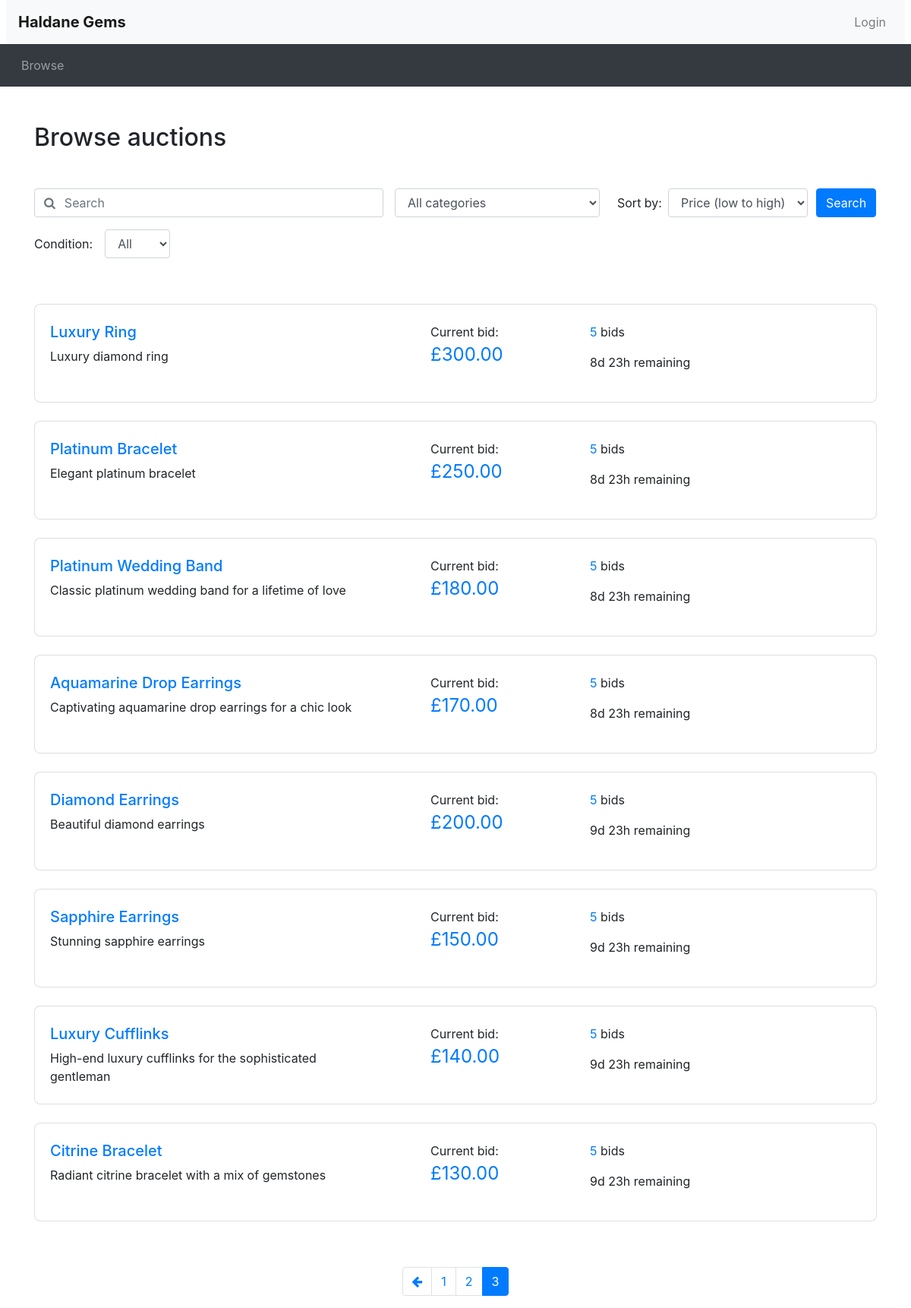
/browse.php?page=3, run on the app's committed database.
### tables this page shows
CREATE TABLE Auction (
   AuctionID INT PRIMARY KEY AUTO_INCREMENT,
   SellerID INT,
   ProductName VARCHAR(255) NOT NULL,
   Description TEXT,
   StartPrice DECIMAL(10, 2) NOT NULL,
   ReservePrice DECIMAL(10, 2) DEFAULT 0,
   StartDate DATETIME NOT NULL DEFAULT CURRENT_TIME,
   EndDate DATETIME NOT NULL,
   CurrentBid DECIMAL(10, 2),
   ProductCondition ENUM('New', 'Used') NOT NULL, 
   Status ENUM('Active', 'Expired', 'Sold') NOT NULL DEFAULT 'Active',
   Watchlist BOOLEAN DEFAULT FALSE,
   FOREIGN KEY (SellerID) REFERENCES Users(UserID) ON DELETE CASCADE ON UPDATE CASCADE
);

### utilities.php (the view, shortened to what this page needs)
<?php
function display_time_remaining($interval)
{
  if ($interval->days == 0 && $interval->h == 0) {
    $time_remaining = $interval->format('%im %Ss');
  } else if ($interval->days == 0) {
    $time_remaining = $interval->format('%hh %im');
  } else {
    $time_remaining = $interval->format('%ad %hh');
  }
  return $time_remaining;
}
function print_listing_li($auction_id, $title, $desc, $price, $num_bids, $end_time)
{
  if (strlen($desc) > 250) {
    $desc_shortened = substr($desc, 0, 250) . '...';
  } else {
    $desc_shortened = $desc;
  }
  if ($num_bids == 1) {
    $bid = ' bid';
  } else {
    $bid = ' bids';
  }
  $now = new DateTime();
  if ($now > $end_time) {
    $time_remaining = 'This auction has ended';
  } else {
    $time_to_end = date_diff($now, $end_time);
    $time_remaining = display_time_remaining($time_to_end) . ' remaining';
  }
  echo ('
  <a class="item-link" href="listing.php?auction_id=' . $auction_id . '">
  <li class="auction-item">
    <div class="item-descr">
      <h5 class="blue-text">' . $title . '</h5>' . $desc_shortened . '
    </div>
    <div class="info-item-container">
      <div class="current-bid">
        <p class="listing-label"> Current bid: </p>
          <span style="font-size: 1.5em" class="blue-text">£' . number_format($price, 2) . '</span>
      </div>
      <div class="listing-num-container">
        <p class="listing-info"><span class="blue-text">' . $num_bids . '</span> ' . $bid . '</p>
        <p class="listing-num-container">' . $time_remaining . '</p>
      </div>
    </div>
  </li>
  </a>'
  );
}

### browse.php (shortened to what this page needs)
<?php include_once("header.php") ?>
<?php require("utilities.php") ?>
<div class="container">
  <h2 class="browse-header">Browse auctions</h2>
  <div id="searchSpecs">
    <form method="get" action="browse.php">
      <div class="row">
        <div class="col-md-5 pr-0">
          <div class="form-group">
            <div class="input-group">
              <div class="input-group-prepend">
                <span class="input-group-text bg-transparent pr-0 text-muted">
                  <i class="fa fa-search"></i>
                </span>
              </div>
              <input type="text" class="form-control border-left-0" id="keyword" name="keyword" placeholder="Search">
            </div>
          </div>
        </div>
        <div class="col-md-3 pr-0">
          <div class="form-group">
            <select class="form-control" id="category" name="category">
              <option selected value="all" <?php echo (!isset($_GET['category']) || $_GET['category'] == 'all') ? 'selected' : ''; ?>>All categories</option>
            </select>
          </div>
        </div>
        <div class="col-md-3 pr-0">
          <div class="form-inline">
            <label class="mx-2" for="order_by">Sort by:</label>
            <select class="form-control" id="order_by" name="order_by">
              <option value="pricelow" <?php echo (isset($_GET['order_by']) && $_GET['order_by'] == 'pricelow') ? 'selected' : ''; ?>>Price (low to high)</option>
            </select>
          </div>
        </div>
        <div class="col-md-1 px-0">
          <button type="submit" class="btn btn-primary">Search</button>
        </div>
      </div>
  </div>
  <div class="form-inline">
    <label class="condition" for="condition">Condition:</label>
    <select class="form-control" id="condition" name="condition">
      <option value="all" <?php echo (isset($_GET['condition']) && $_GET['condition'] == 'all') ? 'selected' : ''; ?>>All</option>
    </select>
  </div>
</div>
<?php
if (!isset($_GET['keyword'])) {
  $keyword = '';
} else {
  $keyword = $_GET['keyword'];
}
$searchTerm = isset($keyword) ? '%' . $keyword . '%' : '%';
if (!isset($_GET['category'])) {
  $category = 'all';
} else {
  $category = $_GET['category'];
}
if (!isset($_GET['order_by'])) {
  $ordering = 'date';
} else {
  $ordering = $_GET['order_by'];
}
$server_name = "localhost";
$user_name = "root";
$password = "";
$db_name = "auctiondatabase";
$conn = new mysqli($server_name, $user_name, $password, $db_name);
$productCondition = isset($_GET['condition']) ? $_GET['condition'] : 'all';
$results_per_page = 10;
$curr_page = isset($_GET['page']) ? $_GET['page'] : 1;
$query = "SELECT DISTINCT a.*
          FROM Auction a
          LEFT JOIN CategoryAuction ca ON a.AuctionID = ca.AuctionID
          LEFT JOIN Category c ON ca.CategoryID = c.CategoryID
          WHERE a.ProductName LIKE ? AND a.EndDate > NOW()";
switch ($ordering) {
  case 'date':
  default:
    $query .= " ORDER BY a.EndDate ASC";
    break;
}
$stmt = $conn->prepare($query);
if ($category !== 'all' && $productCondition !== 'all') {
  $stmt->bind_param("sss", $searchTerm, $category, $productCondition);
} elseif ($category !== 'all') {
  $stmt->bind_param("ss", $searchTerm, $category);
} elseif ($productCondition !== 'all') {
  $stmt->bind_param("ss", $searchTerm, $productCondition);
} else {
  $stmt->bind_param("s", $searchTerm);
}
$stmt->execute();
$result = $stmt->get_result();
$total_results = $result->num_rows;
$max_page = ceil($total_results / $results_per_page);
$offset = ($curr_page - 1) * $results_per_page;
$query = "SELECT DISTINCT a.*
          FROM Auction a
          LEFT JOIN CategoryAuction ca ON a.AuctionID = ca.AuctionID
          LEFT JOIN Category c ON ca.CategoryID = c.CategoryID
          WHERE a.ProductName LIKE ? AND a.EndDate > NOW()";
switch ($ordering) {
  case 'date':
  default:
    $query .= " ORDER BY a.EndDate ASC";
    break;
}
$query .= " LIMIT $offset, $results_per_page;";
$stmt = $conn->prepare($query);
if ($category !== 'all' && $productCondition !== 'all') {
  $stmt->bind_param("sss", $searchTerm, $category, $productCondition);
} elseif ($category !== 'all') {
  $stmt->bind_param("ss", $searchTerm, $category);
} elseif ($productCondition !== 'all') {
  $stmt->bind_param("ss", $searchTerm, $productCondition);
} else {
  $stmt->bind_param("s", $searchTerm);
}
$stmt->execute();
$result = $stmt->get_result();
if ($result->num_rows > 0) {
  echo '<div class="container mt-5">';
  echo '<ul class="list-group">';
  while ($row = $result->fetch_assoc()) {
    $price = isset($row['CurrentBid']) && $row['CurrentBid'] != 0 ? $row['CurrentBid'] : $row['StartPrice'];
    $auction_id = $row["AuctionID"];
    $sql_num_bid = "SELECT COUNT(*) AS count FROM bid WHERE AuctionID = $auction_id";
    $result_bids = $conn->query($sql_num_bid);
    $row_num_bids = $result_bids->fetch_assoc();
    $num_bids = $row_num_bids["count"];
    print_listing_li($row['AuctionID'], $row['ProductName'], $row['Description'], $price, $num_bids, new DateTime($row['EndDate']));
  }
  echo '</ul>';
} else {
  echo '<p class="not-found">No listings found based on the specified criteria.</p>';
};
?>
<nav aria-label="Search results pages" class="mt-5">
  <ul class="pagination justify-content-center">
    <?php
    $querystring = "";
    $high_page_boost = max(3 - $curr_page, 0);
    $low_page_boost = max(2 - ($max_page - $curr_page), 0);
    $low_page = max(1, $curr_page - 2 - $low_page_boost);
    $high_page = min($max_page, $curr_page + 2 + $high_page_boost);
    if ($curr_page != 1) {
      echo ('
    <li class="page-item">
      <a class="page-link" href="browse.php?' . $querystring . 'page=' . ($curr_page - 1) . '" aria-label="Previous">
        <span aria-hidden="true"><i class="fa fa-arrow-left"></i></span>
        <span class="sr-only">Previous</span>
      </a>
    </li>');
    }
    for ($i = $low_page; $i <= $high_page; $i++) {
      if ($i == $curr_page) {
        echo ('
    <li class="page-item active">');
      } else {
        echo ('
    <li class="page-item">');
      }
      echo ('
      <a class="page-link" href="browse.php?' . $querystring . 'page=' . $i . '">' . $i . '</a>
    </li>');
    }
    ?>
  </ul>
</nav>
<?php include_once("footer.php") ?>

### css/custom.css (style rules this page uses)
.auction-item { margin: 0.75rem 0; display: flex; flex-direction: row; justify-content: space-between; padding: 1.5rem 1.25rem; background-color: #fff; border: 1px solid rgba(0, 0, 0, 0.125); position: relative; gap: 6rem; border-radius: 0.5rem; text-decoration: none; color: #212529; }
.item-link { color: #212529; }
.blue-text { color: #007bff; }
.info-item-container { display: flex; flex-direction: row; justify-content: space-between; width: 70%; align-items: flex-start; }
.listing-num-container { display: flex; flex-direction: column; width: 85%; }
.listing-label { margin: 0; text-wrap: nowrap; }
.current-bid { width: 50%; text-align: left; }
.item-descr { width: 50%; }
.browse-header { margin: 3rem 0; }
.condition { margin-right: 1rem; }
.current-bid { margin: 0; }

### data on the page
auction: ProductName "Luxury Ring", Description "Luxury diamond ring", CurrentBid "300.00", num_bids "5", bid "bids", time_remaining "8d 23h remaining"
auction: ProductName "Platinum Bracelet", Description "Elegant platinum bracelet", CurrentBid "250.00", num_bids "5", bid "bids", time_remaining "8d 23h remaining"
auction: ProductName "Platinum Wedding Band", Description "Classic platinum wedding band for a lifetime of love", CurrentBid "180.00", num_bids "5", bid "bids", time_remaining "8d 23h remaining"
auction: ProductName "Aquamarine Drop Earrings", Description "Captivating aquamarine drop earrings for a chic look", CurrentBid "170.00", num_bids "5", bid "bids", time_remaining "8d 23h remaining"
auction: ProductName "Diamond Earrings", Description "Beautiful diamond earrings", CurrentBid "200.00", num_bids "5", bid "bids", time_remaining "9d 23h remaining"
auction: ProductName "Sapphire Earrings", Description "Stunning sapphire earrings", CurrentBid "150.00", num_bids "5", bid "bids", time_remaining "9d 23h remaining"
auction: ProductName "Luxury Cufflinks", Description "High-end luxury cufflinks for the sophisticated gentleman", CurrentBid "140.00", num_bids "5", bid "bids", time_remaining "9d 23h remaining"
auction: ProductName "Citrine Bracelet", Description "Radiant citrine bracelet with a mix of gemstones", CurrentBid "130.00", num_bids "5", bid "bids", time_remaining "9d 23h remaining"
